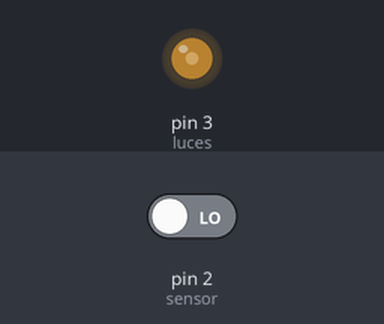
Bench run of a sketch on a simulated Arduino Uno, built with avr-gcc and run on an emulated ATmega328P. Shown: output pins drawn as LEDs (lit = HIGH). Inputs (shaded band) come from the test bench; at power-on: pin 2 (sensor) LOW.

Above: at 1.2 s.
1.3 s: pin 2 (sensor) driven HIGH
At 2.3 s:
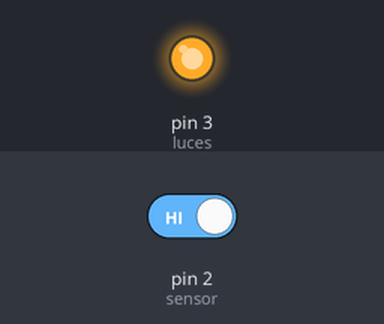
Timing chart, 0 to 4.3 s (numbered marks = the images above; inputs shaded):
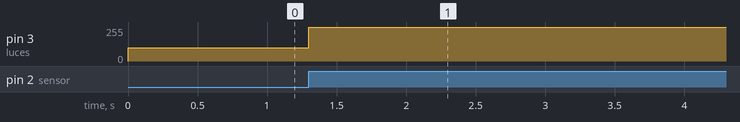

Measured:
- after the input at 1.3 s, pin 3 (luces): 100/255 → 255/255 at once

The sketch:

control_apliques.ino
```cpp
#define sensor 2
#define luces 3

void setup() {
  pinMode(sensor, INPUT);
  pinMode(luces, OUTPUT);
}

void loop() {
  analogWrite(luces, 100);
  if (digitalRead(sensor)) {
    analogWrite(luces, 255);
    delay(120000);
  }

}
```
